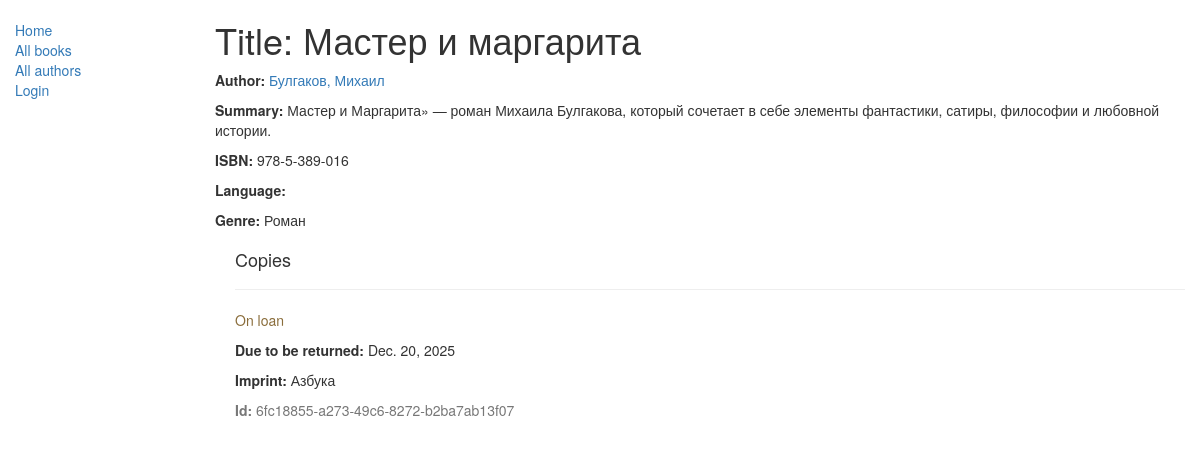
The page /catalog/book/1/ on the database as committed earlier.
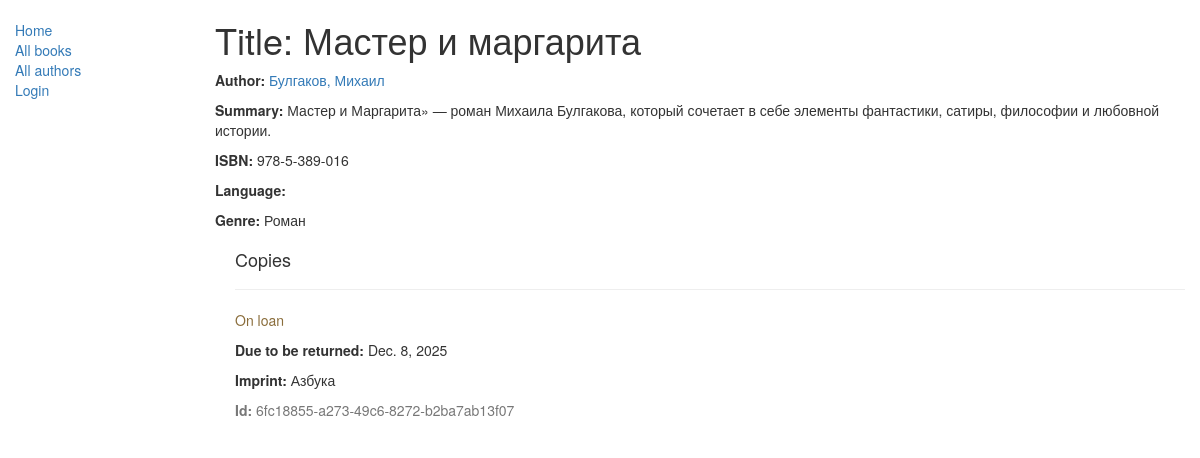
The same page on the database as committed later.
### catalog/models.py (models this page shows, shortened)
class BookInstance(models.Model):
    id = models.UUIDField(primary_key=True, default=uuid.uuid4, help_text="Unique ID for this particular book across whole library")
    book = models.ForeignKey('Book', on_delete=models.SET_NULL, null=True)
    imprint = models.CharField(max_length=200)
    due_back = models.DateField(null=True, blank=True)
    borrower = models.ForeignKey(User, on_delete=models.SET_NULL, null=True, blank=True)
    LOAN_STATUS = (
        ('m', 'Maintenance'),
        ('o', 'On loan'),
        ('a', 'Available'),
        ('r', 'Reserved'),
    )
    status = models.CharField(max_length=1, choices=LOAN_STATUS, blank=True, default='m', help_text='Book availability')
    class Meta:
        ordering = ["due_back"]
        permissions = [
            ("can_mark_returned", "Can mark book as returned"),
        ]

### catalog/views.py (the view)
# urls.py: path('book/<int:pk>/', views.BookDetailView.as_view(), name='book-detail'),
class BookDetailView(generic.DetailView):
    model = Book

### catalog/models.py (called while the page is built)
    def __str__(self):
        return self.name

    def __str__(self):
        return '%s, %s' % (self.last_name, self.first_name)

### catalog/templates/catalog/book_detail.html
{% extends "base_generic.html" %}
{% block content %}
  <h1>Title: {{ book.title }}</h1>
  <p><strong>Author:</strong> <a href="{% url 'author-detail' book.author.pk %}">{{ book.author }}</a></p>
  <p><strong>Summary:</strong> {{ book.summary }}</p>
  <p><strong>ISBN:</strong> {{ book.isbn }}</p>
  <p><strong>Language:</strong> {{ book.language }}</p>
  <p><strong>Genre:</strong> {% for genre in book.genre.all %} {{ genre }}{% if not forloop.last %}, {% endif %}{% endfor %}</p>
  <div style="margin-left:20px;margin-top:20px">
    <h4>Copies</h4>
    {% for copy in book.bookinstance_set.all %}
    <hr>
    <p class="{% if copy.status == 'a' %}text-success{% elif copy.status == 'd' %}text-danger{% else %}text-warning{% endif %}">{{ copy.get_status_display }}</p>
    {% if copy.status != 'a' %}<p><strong>Due to be returned:</strong> {{copy.due_back}}</p>{% endif %}
    <p><strong>Imprint:</strong> {{copy.imprint}}</p>
    <p class="text-muted"><strong>Id:</strong> {{copy.id}}</p>
    {% endfor %}
  </div>
{% endblock %}

Rows that differ between the two databases and show on the page:
changed BookInstance "On loan": due_back "Dec. 20, 2025" → "Dec. 8, 2025"
